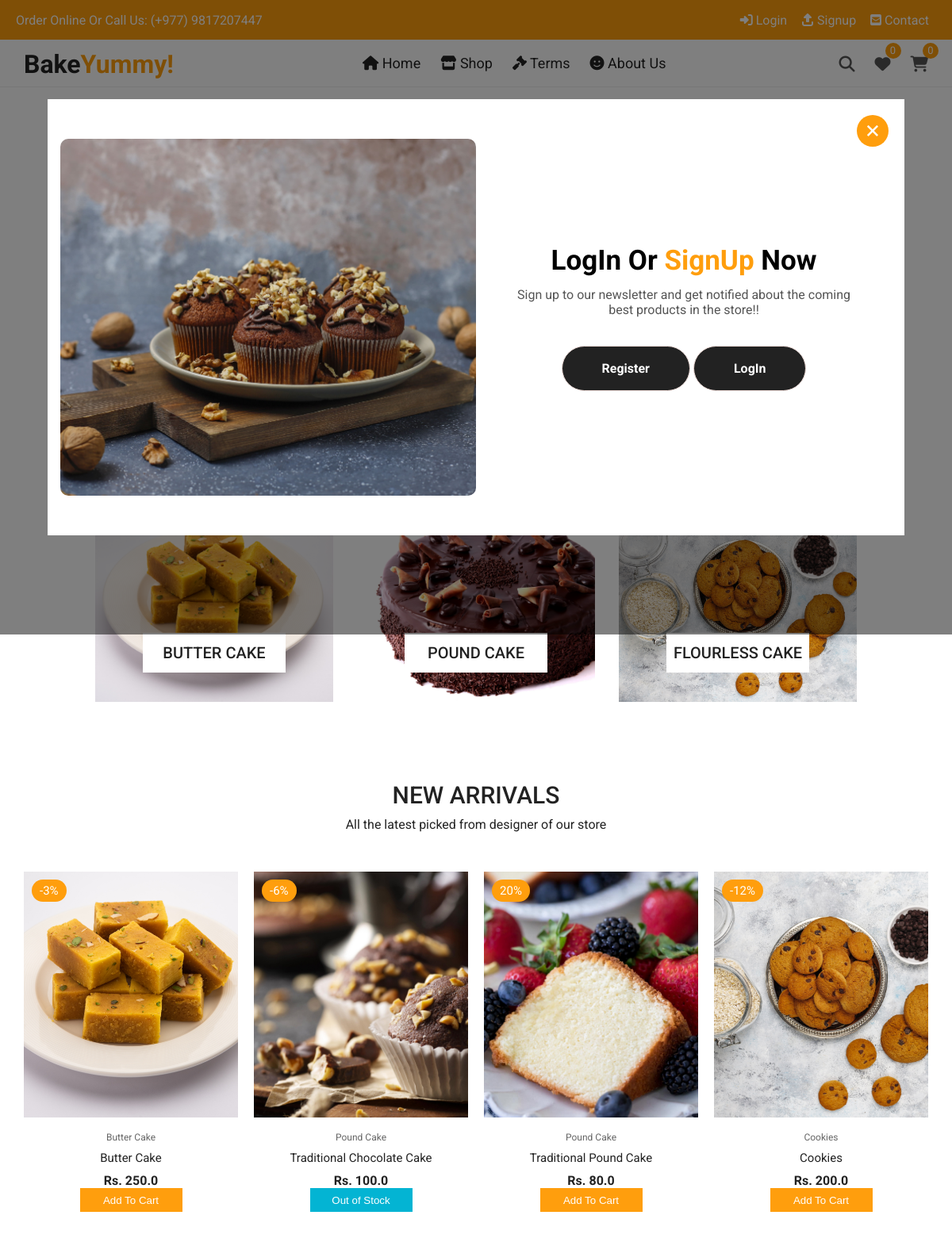
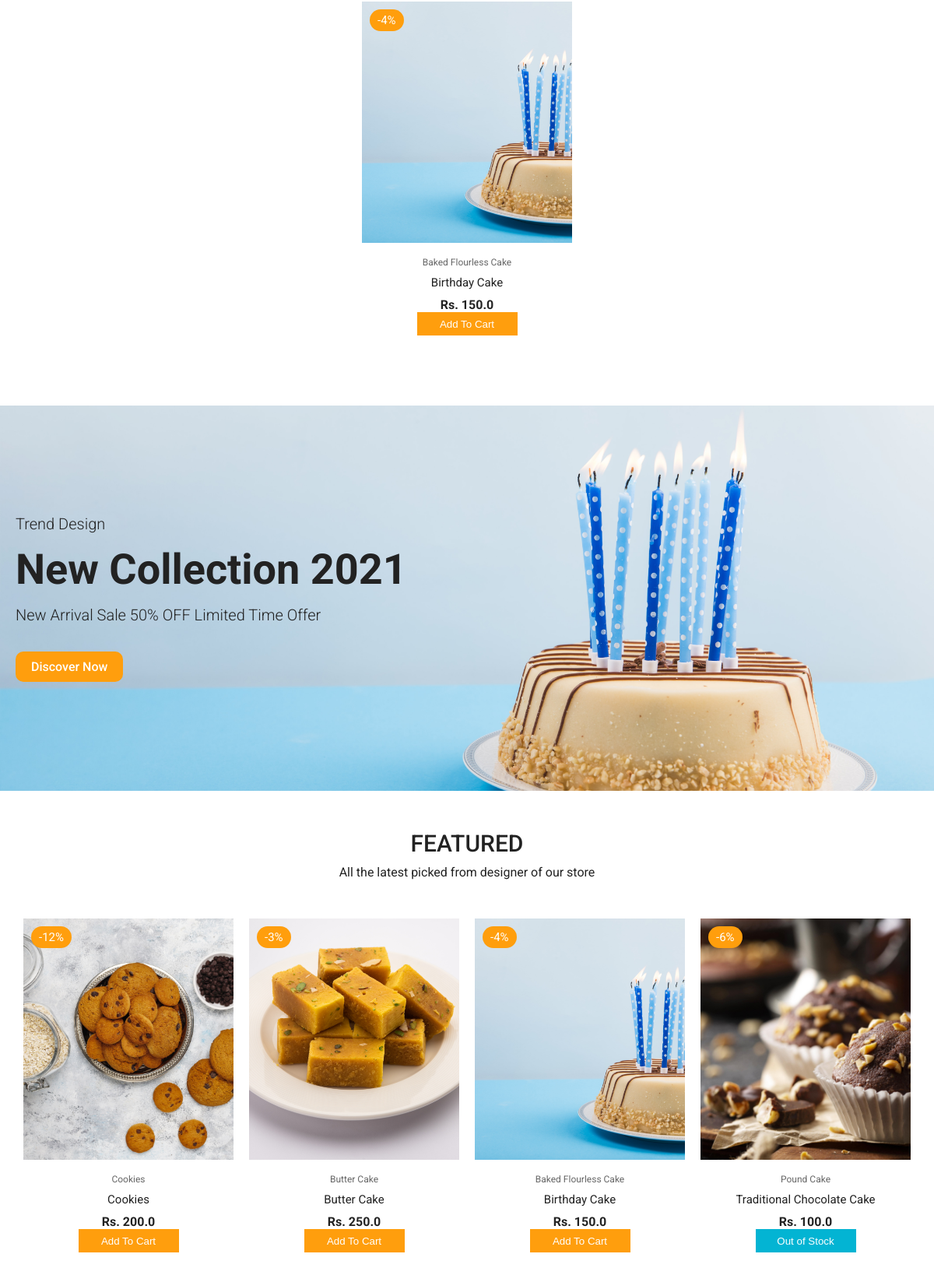
The page / (upper part) on the database its author committed (2 pictures, top to bottom).
### home/models.py (models this page shows, shortened)
class Product(models.Model):
    id = models.AutoField(primary_key=True)
    name = models.CharField(max_length=200)
    desc = models.TextField()
    category = models.ForeignKey(Category, on_delete=models.CASCADE)
    weight = models.CharField(max_length=100)
    marked_price = models.FloatField()
    selling_price = models.FloatField()
    available_quantity = models.PositiveIntegerField(default=0) #Remove this default option in the final project
    photo = models.ImageField(upload_to='products/')
    return_policy = models.CharField(max_length=255)
    slug = models.SlugField()
    tags = models.CharField(max_length=300, default='')
    modified_date = models.DateField(auto_now=True)
    users_wishlist = models.ManyToManyField(User, blank=True, related_name='user_wishlist')
    @property
    def discount_percent(self):
        discount = (self.marked_price - self.selling_price)/self.marked_price
        return str(floor(discount * 100))

class Category(models.Model):
    id = models.AutoField(primary_key=True)
    title = models.CharField(max_length=200)
    slug = models.SlugField()

### home/views.py (the view)
# urls.py: path('', home, name='home'),
def home(request):
    disprod = Product.objects.all().order_by('?')[:8]
    allprod = Product.objects.all().order_by('-id')
    if request.user.is_authenticated:
        products = Product.objects.filter(users_wishlist=request.user)
        wishlistcount = products.count()
        cartprod = MyCart.objects.filter(user=request.user)
        cartprodcount = cartprod.count()
    else:
        wishlistcount = ''
        cartprodcount = ''
    context = {
        'disprod':disprod,
        'allprod':allprod,
        'wishlistcount': wishlistcount,
        'cartprodcount': cartprodcount,
    }
    return render(request, 'home/home.html', context)

### templates/home/home.html (shortened to what this page needs)
{% extends 'base.html' %}
{% load static %}
{% block maincontent %}
<div class="hero">
    <div class="glide" id="glide_1">
      <div class="glide__track" data-glide-el="track">
        <ul class="glide__slides">
        </ul>
      </div>
    </div>
</div>
<section class="section category" style="padding: 2.5rem 0 5rem 0">
    <div class="cat-center">
        <div class="cat">
          <img src="{% static 'img/category1-min.jpg' %}" alt="" />
          <div>
              <p>BUTTER CAKE</p>
          </div>
        </div>
        <div class="cat">
          <img src="{% static 'img/category2-min.jpg' %}" alt="" />
          <div>
              <p>POUND CAKE</p>
          </div>
        </div>
        <div class="cat">
          <img src="{% static 'img/category3-min.jpg' %}" alt="" />
          <div>
              <p>FLOURLESS CAKE</p>
          </div>
        </div>
    </div>
</section>
<section class="section new-arrival">
    <div class="title">
        <h1>NEW ARRIVALS</h1>
        <p>All the latest picked from designer of our store</p>
    </div>
    <div class="product-center">
        {% for pro in disprod %}
        <div class="product-item">
            <div class="overlay">
                <a href="{% url 'productdetail' pro.id %}" class="product-thumb">
                    <img src="{{ pro.photo.url }}" alt="" />
                </a>
                <span class="discount">{{pro.discount_percent}}%</span>
            </div>
            <div class="product-info">
                <span>{{ pro.category.title}}</span>
                <a href="{% url 'productdetail' pro.id %}">{{ pro.name }}</a>
                <h4>Rs. {{ pro.selling_price }}</h4>
                {% if pro.available_quantity > 0 %}
                <div class="cartbutton">
                  {% if user.is_authenticated %}
                    <button data-id="{{pro.id}}" data-url="{% url 'add_to_cart' %}" class="initialbutton ib{{pro.id}}">Add To Cart</button>
                    <button data-id="{{pro.id}}" data-url="{% url 'remove_from_cart' %}" class="minusbutton mb{{pro.id}}">-</button>
                    <span data-id="{{pro.id}}"class="buttontext bt{{pro.id}}"></span>
                    <button data-id="{{pro.id}}" data-url="{% url 'add_to_cart' %}" class="plusbutton pb{{pro.id}}">+</button>
                    {% else %}
                    <button class="initialbutton show-message-popup">Add To Cart</button>
                    {% endif %}
                </div>
                {% else %}
                    <div class="cartbutton">
                        <button class="initialbuttondisabled" style="cursor: not-allowed;background: rgb(3, 180, 211);">Out of Stock</button>
                    </div>
                {% endif %}
            </div>
            <ul class="icons">
                <a href="{% url 'productdetail' pro.id %}"><li> Quick View</li></a>
            </ul>
        </div>
        {% endfor %}
    </div>
</section>
<section class="section banner">
    <div class="left">
        <span class="trend">Trend Design</span>
        <h1>New Collection 2021</h1>
        <p>New Arrival <span class="color">Sale 50% OFF</span> Limited Time Offer</p>
        <a href="#" class="btn btn-1">Discover Now</a>
    </div>
</section>
<section class="section new-arrival">
    <div class="title">
        <h1>Featured</h1>
        <p>All the latest picked from designer of our store</p>
    </div>
    <div class="product-center owl-carousel" id="slider1">
        {% for pro in allprod %}
        <div class="product-item">
            <div class="overlay">
                <a href="{% url 'productdetail' pro.id %}" class="product-thumb">
                    <img src="{{ pro.photo.url }}" alt="" />
                </a>
                <span class="discount">{{pro.discount_percent}}%</span>
            </div>
            <div class="product-info">
                <span>{{ pro.category.title}}</span>
                <a href="{% url 'productdetail' pro.id %}">{{ pro.name }}</a>
                <h4>Rs. {{ pro.selling_price }}</h4>
                {% if pro.available_quantity > 0 %}
                <div class="cartbutton">
                  {% if user.is_authenticated %}
                  <button data-id="{{pro.id}}" data-url="{% url 'add_to_cart' %}" class="initialbutton ib{{pro.id}}">Add To Cart</button>
                  <button data-id="{{pro.id}}" data-url="{% url 'remove_from_cart' %}" class="minusbutton mb{{pro.id}}">-</button>
                  <span data-id="{{pro.id}}"class="buttontext bt{{pro.id}}"></span>
                  <button data-id="{{pro.id}}" data-url="{% url 'add_to_cart' %}" class="plusbutton pb{{pro.id}}">+</button>
                  {% else %}
                  <button class="initialbutton show-message-popup">Add To Cart</button>
                  {% endif %}
                </div>
                {% else %}
                    <div class="cartbutton">
                        <button class="initialbuttondisabled" style="cursor: not-allowed;background: rgb(3, 180, 211);">Out of Stock</button>
                    </div>
                {% endif %}
            </div>
            <ul class="icons">
                <a href="{% url 'productdetail' pro.id %}"><li> Quick View</li></a>
            </ul>
        </div>
        {% endfor %}
    </div>
</section>
{% if user.is_anonymous %}
<div class="popup hide-popup">
  <div class="popup-content">
    <div class="popup-close">
      <i class='bx bx-x'></i>
    </div>
    <div class="popup-left">
      <div class="popup-img-container">
        <img class="popup-img" src="{% static 'img/cakeslide7-min.jpg' %}" alt="popup">
      </div>
    </div>
    <div class="popup-right">
      <div class="right-content">
        <h1>LogIn Or<span> SignUp</span> Now</h1>
        <p>Sign up to our newsletter and get notified about the coming best products in the store!!
        </p>
          <a href="{% url 'signup' %}">Register</a>
          <a href="{% url 'login' %}">LogIn</a>
      </div>
    </div>
  </div>
</div>
{% endif %}
{% endblock maincontent %}

### rows shown on the page
Product: photo (picture), discount_percent "-3", category "Butter Cake", name "Butter Cake", selling_price "250.0", available_quantity "Add To Cart"
Product: photo (picture), discount_percent "-6", category "Pound Cake", name "Traditional Chocolate Cake", selling_price "100.0", available_quantity "Out of Stock"
Product: photo (picture), discount_percent "20", category "Pound Cake", name "Traditional Pound Cake", selling_price "80.0", available_quantity "Add To Cart"
Product: photo (picture), discount_percent "-12", category "Cookies", name "Cookies", selling_price "200.0", available_quantity "Add To Cart"
Product: photo (picture), discount_percent "-4", category "Baked Flourless Cake", name "Birthday Cake", selling_price "150.0", available_quantity "Add To Cart"
